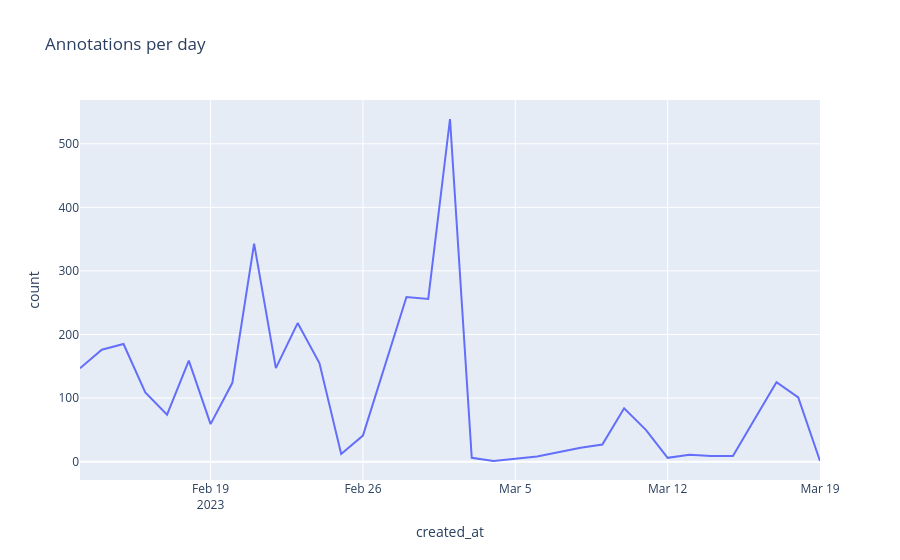

The notebook cell this image was saved under:
### Code cell
fig = classifications_by_day.plot.line(
    x="created_at", y="count", title="Annotations per day"
)
fig.show()

### Figure 1 — Plotly figure (JSON) as saved in the notebook; plotly's stock layout.template omitted (floating-point values rounded to 4 significant figures)
{"data": [{"hovertemplate": "created_at=%{x}<br>count=%{y}<extra></extra>", "legendgroup": "", "line": {"color": "#636efa", "dash": "solid"}, "marker": {"symbol": "circle"}, "mode": "lines", "name": "", "orientation": "v", "showlegend": false, "type": "scatter", "x": ["2023-02-13", "2023-02-14", "2023-02-15", "2023-02-16", "2023-02-17", "2023-02-18", "2023-02-19", "2023-02-20", "2023-02-21", "2023-02-22", "2023-02-23", "2023-02-24", "2023-02-25", "2023-02-26", "2023-02-28", "2023-03-01", "2023-03-02", "2023-03-03", "2023-03-04", "2023-03-05", "2023-03-06", "2023-03-08", "2023-03-09", "2023-03-10", "2023-03-11", "2023-03-12", "2023-03-13", "2023-03-14", "2023-03-15", "2023-03-16", "2023-03-17", "2023-03-18", "2023-03-19"], "xaxis": "x", "y": [147, 176, 185, 109, 74, 159, 59, 124, 343, 147, 218, 155, 12, 41, 259, 256, 539, 6, 1, 4, 8, 22, 27, 84, 50, 6, 11, 9, 9, 67, 125, 101, 1], "yaxis": "y"}], "layout": {"autosize": true, "legend": {"tracegroupgap": 0}, "title": {"text": "Annotations per day"}, "xaxis": {"anchor": "y", "autorange": true, "domain": [0, 1], "range": ["2023-02-13", "2023-03-19"], "title": {"text": "created_at"}, "type": "date"}, "yaxis": {"anchor": "x", "autorange": true, "domain": [0, 1], "range": [-28.89, 568.9], "title": {"text": "count"}, "type": "linear"}}}
